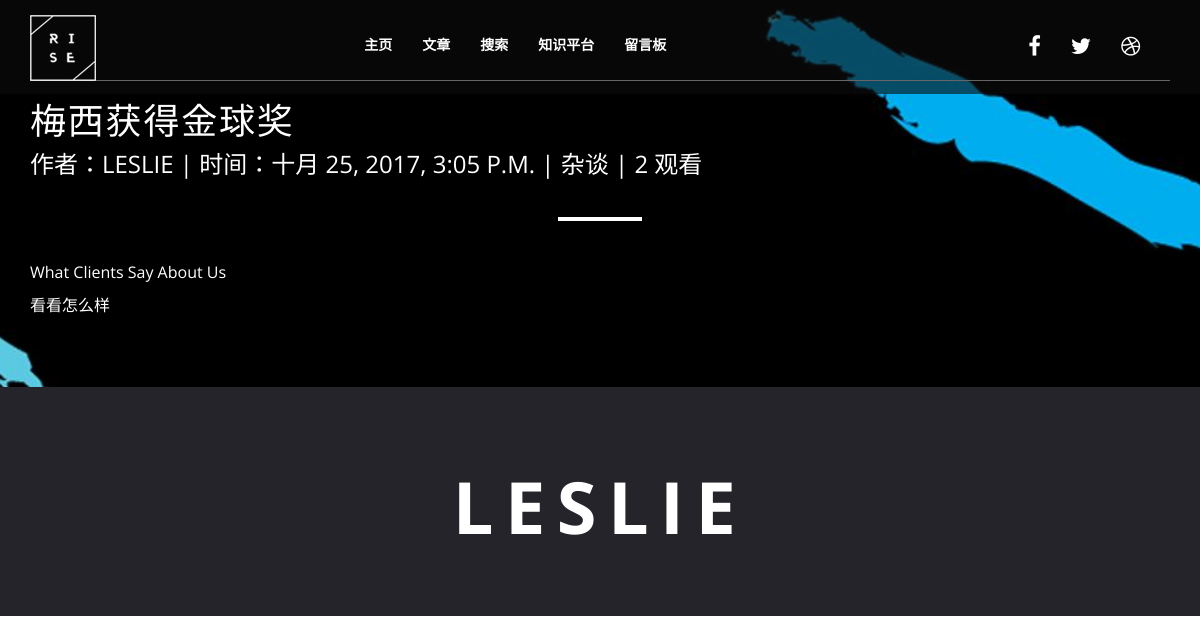
The app's page /post/2/ with its own data.
### blog/models.py (models this page shows, shortened)
class Post(models.Model):
    title = models.CharField(max_length=70)
    body = models.TextField()
    created_time = models.DateTimeField()
    modified_time = models.DateTimeField()
    views = models.PositiveIntegerField(default=0)
    category = models.ForeignKey(Category)
    author = models.ForeignKey(User)
    class Meta:
        ordering = ['-created_time']
    def increase_views(self):
        self.views += 1
        self.save(update_fields=['views'])

class Category(models.Model):
    name = models.CharField(max_length=100)
    def __str__(self):
        return self.name

### blog/views.py (the view)
# urls.py: url(r'^post/(?P<pk>[0-9]+)/$', views.PostDetailView.as_view(), name='detail'),
class PostDetailView(DetailView):
    model = Post
    template_name = 'blog/detail.html'
    context_object_name = 'post'
    def get(self, request, *args, **kwargs):
        response = super(PostDetailView, self).get(request, *args, **kwargs)
        self.object.increase_views()
        return response

### blog/templates/blog/detail.html
{% extends 'base.html' %}
{% block page_content %}
<section id="testimonialss">
        <div class="container">
            <hr class="Light-sep">
            <h2 style="">{{ post.title }}</h2>
            <h4>作者：{{ post.author }} | 时间：{{ post.created_time }} | {{ post.category }} | {{ post.views}} 观看</h4>
            <hr class="light-sep">
            <p>What Clients Say About Us</p>
                <div>
                    {{ post.body|safe|linebreaks }}
                </div>
        </div>
</section>
{% endblock %}

### myblog/static/blog/css/main.css (style rules this page uses)
body { font-family: 'Open Sans', sans-serif; font-size: 16px; color: #0d0d0d; overflow-x: hidden; }
.light-sep { max-width: 80px; border: 2px solid #fff; margin-top: 40px; margin-bottom: 40px; }
h2 { font-size: 36px; color: #000; font-weight: 400; letter-spacing: 0.05em; }
h4 { font-size: 24px; color: #000; font-weight: 400; }
p { font-size: 16px; color: #000; font-weight: 400; }
#testimonialss { background-image: url("../img/testimonials/2.jpg"); -moz-background-size: cover; -o-background-size: cover; -webkit-background-size: cover; background-size: cover; background-position: center; background-repeat: no-repeat; background-attachment: fixed; padding: 60px 0; }
#testimonialss h2 { text-transform: uppercase; color: #fff; }
#testimonialss h4 { text-transform: uppercase; color: #fff; }
#testimonialss p { color: #fff; }

### records on screen
Post: title "梅西获得金球奖", author "LESLIE", created_time "十月 25, 2017, 3:05 P.M.", category "杂谈", views "2", body "看看怎么样"
